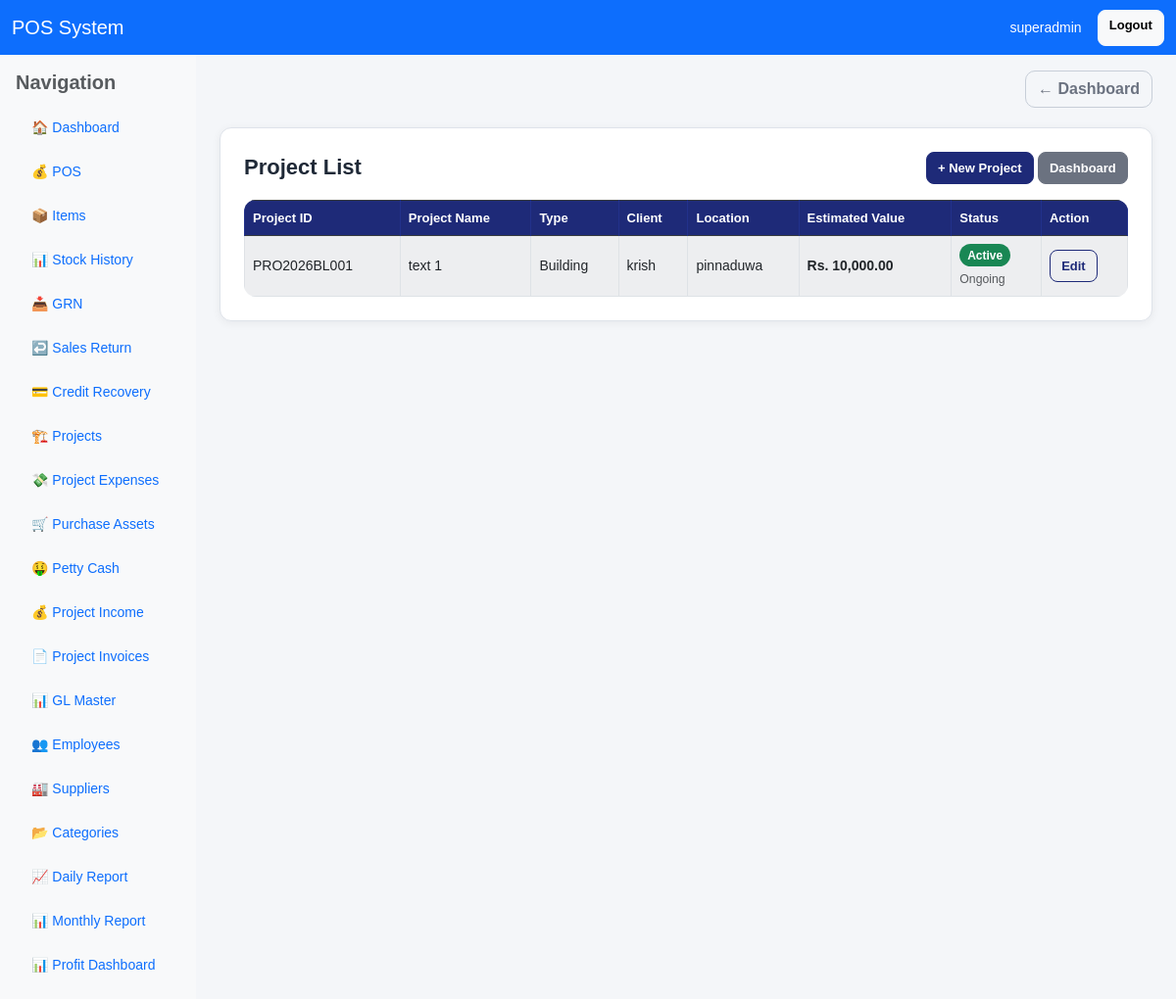
Before: /projects/ (signed in) with the older database file.
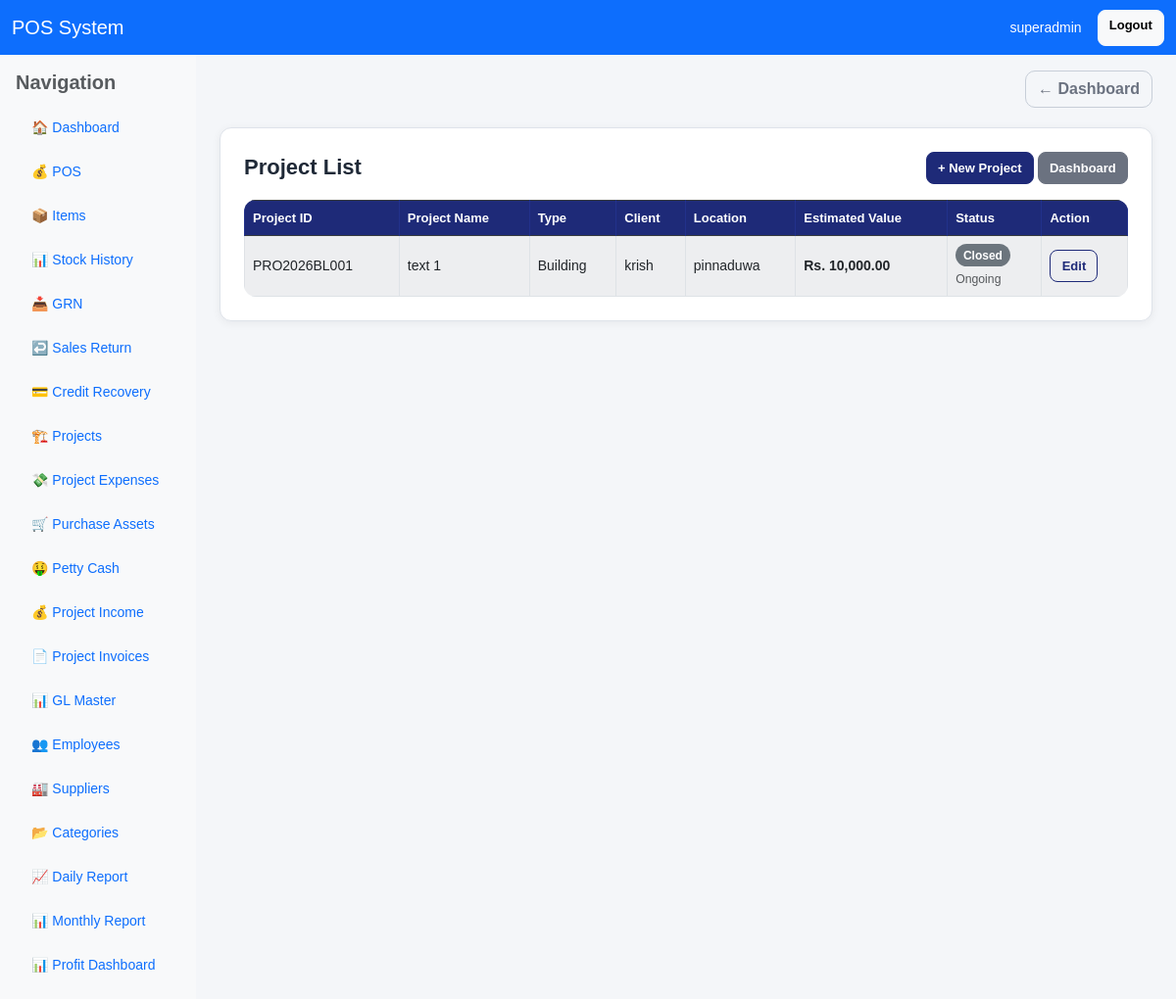
After: the same page with the newer database file.
### pos/models.py (models this page shows, shortened)
class Project(models.Model):
    PROJECT_TYPE_CHOICES = [
        ("SW", "Swimming Pool"),
        ("BL", "Building"),
        ("EL", "Electrical"),
        ("OT", "Other"),
    ]
    STATUS_CHOICES = [
        ("ongoing", "Ongoing"),
        ("completed", "Completed"),
        ("cancelled", "Cancelled"),
    ]
    project_id = models.CharField(max_length=30, unique=True)
    project_name = models.CharField(max_length=255)
    project_type = models.CharField(max_length=10, choices=PROJECT_TYPE_CHOICES)
    client_name = models.CharField(max_length=255, blank=True, null=True)
    location = models.CharField(max_length=255, blank=True, null=True)
    estimated_value = models.DecimalField(max_digits=14, decimal_places=2, default=0)
    status = models.CharField(max_length=20, choices=STATUS_CHOICES, default="ongoing")
    is_active = models.BooleanField(default=True)
    created_by = models.ForeignKey(User, on_delete=models.SET_NULL, null=True, blank=True, related_name="created_projects")
    updated_by = models.ForeignKey(User, on_delete=models.SET_NULL, null=True, blank=True, related_name="updated_projects")
    created_at = models.DateTimeField(auto_now_add=True)
    class Meta:
        ordering = ["-id"]

### pos/views.py (the view)
# urls.py: path('projects/', views.project_list, name='project_list'),
@user_passes_test(can_use_project)
def project_list(request):
    if is_owner(request.user):
        projects = Project.objects.order_by("-id")
    else:
        projects = Project.objects.filter(is_active=True).order_by("-id")
    return render(request, "pos/project_list.html", {"projects": projects})

### pos/templatetags/currency_filters.py (called while the page is built)
@register.filter
def money(value):
    try:
        if value in (None, ""):
            value = Decimal("0")
        value = Decimal(str(value))
        symbol = getattr(settings, 'CURRENCY_SYMBOL', '$')
        return f"{symbol} {value:,.2f}"
    except (InvalidOperation, ValueError, TypeError):
        symbol = getattr(settings, 'CURRENCY_SYMBOL', '$')
        return f"{symbol} 0.00"

### pos/views.py (called while the page is built)
def is_owner(user):
    return user.is_superuser or user.groups.filter(name__iexact="Owner").exists()

def can_use_project(user):
    return is_owner(user) or is_manager(user) or is_clerk(user) or is_cashier(user)

### pos/templates/pos/project_list.html (shortened to what this page needs)
{% extends "base.html" %}
{% load currency_filters %}
{% block content %}
<div class="card p-3 p-md-4">
    <div class="app-card-header">
        <h4 class="app-page-title">Project List</h4>
        <div>
            <a href="{% url 'create_project' %}" class="btn btn-primary btn-sm">+ New Project</a>
            <a href="{% url 'dashboard' %}" class="btn btn-secondary btn-sm">Dashboard</a>
        </div>
    </div>
    <div class="table-responsive">
        <table class="table table-bordered table-striped bg-white align-middle">
            <thead class="table-dark">
                <tr>
                    <th>Project ID</th>
                    <th>Project Name</th>
                    <th>Type</th>
                    <th>Client</th>
                    <th>Location</th>
                    <th>Estimated Value</th>
                    <th>Status</th>
                    {% if request.user.is_superuser or is_owner %}
                    <th>Action</th>
                    {% endif %}
                </tr>
            </thead>
            <tbody>
                {% for p in projects %}
                <tr>
                    <td>{{ p.project_id }}</td>
                    <td>{{ p.project_name }}</td>
                    <td>{{ p.get_project_type_display }}</td>
                    <td>{{ p.client_name }}</td>
                    <td>{{ p.location|default:"-" }}</td>
                    <td class="text-money">{{ p.estimated_value|money }}</td>
                    <td>
                        {% if p.is_active %}
                            <span class="badge bg-success">Active</span>
                        {% else %}
                            <span class="badge bg-secondary">Closed</span>
                        {% endif %}
                        <div class="small mt-1 text-muted">{{ p.status|title }}</div>
                    </td>
                    {% if request.user.is_superuser or is_owner %}
                    <td>
                        <a href="{% url 'edit_project' p.id %}" class="btn btn-sm btn-outline-primary">Edit</a>
                    </td>
                    {% endif %}
                </tr>
                {% empty %}
                <tr>
                    <td colspan="{% if request.user.is_superuser or is_owner %}8{% else %}7{% endif %}" class="text-center">No projects found</td>
                </tr>
                {% endfor %}
            </tbody>
        </table>
    </div>
</div>
{% endblock %}

Changed rows visible on the page:
changed Project "PRO2026BL001": is_active "Active" → "Closed"
